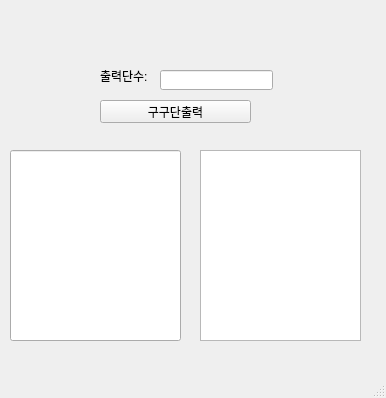
<?xml version="1.0" encoding="UTF-8"?>
<ui version="4.0">
 <class>MainWindow</class>
 <widget class="QMainWindow" name="MainWindow">
  <property name="geometry">
   <rect>
    <x>0</x>
    <y>0</y>
    <width>386</width>
    <height>398</height>
   </rect>
  </property>
  <property name="windowTitle">
   <string>MainWindow</string>
  </property>
  <widget class="QWidget" name="centralwidget">
   <widget class="QLineEdit" name="lineEdit_1">
    <property name="geometry">
     <rect>
      <x>160</x>
      <y>70</y>
      <width>113</width>
      <height>20</height>
     </rect>
    </property>
    <property name="text">
     <string/>
    </property>
   </widget>
   <widget class="QLineEdit" name="lineEdit_2">
    <property name="geometry">
     <rect>
      <x>10</x>
      <y>150</y>
      <width>171</width>
      <height>191</height>
     </rect>
    </property>
    <property name="text">
     <string/>
    </property>
   </widget>
   <widget class="QPushButton" name="btn1">
    <property name="geometry">
     <rect>
      <x>100</x>
      <y>100</y>
      <width>151</width>
      <height>23</height>
     </rect>
    </property>
    <property name="text">
     <string>구구단출력</string>
    </property>
   </widget>
   <widget class="QLabel" name="label">
    <property name="geometry">
     <rect>
      <x>100</x>
      <y>70</y>
      <width>56</width>
      <height>12</height>
     </rect>
    </property>
    <property name="text">
     <string>출력단수:</string>
    </property>
   </widget>
   <widget class="QTextEdit" name="textEdit">
    <property name="geometry">
     <rect>
      <x>200</x>
      <y>150</y>
      <width>161</width>
      <height>191</height>
     </rect>
    </property>
   </widget>
  </widget>
  <widget class="QStatusBar" name="statusbar"/>
 </widget>
 <resources/>
 <connections/>
</ui>
